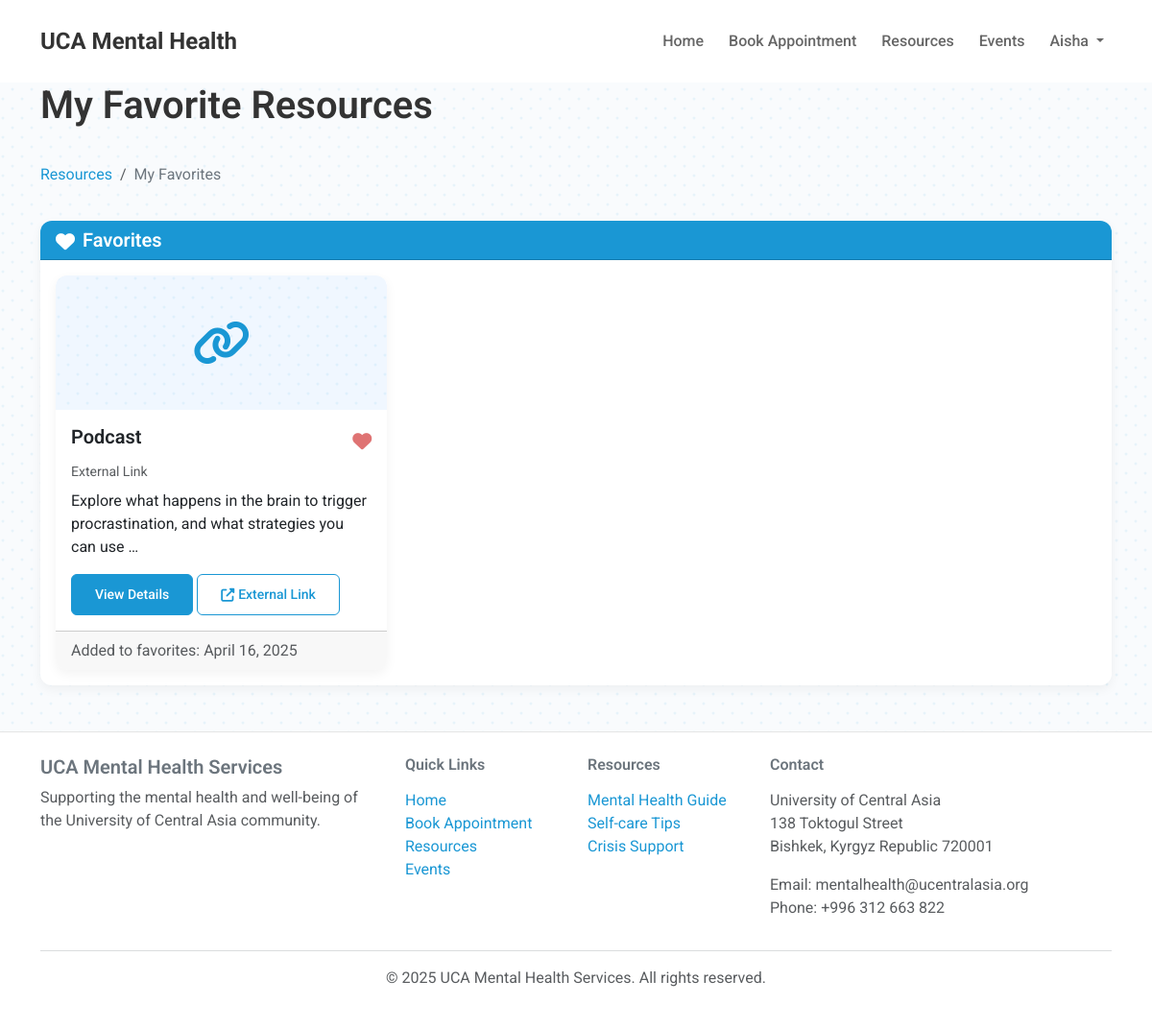
Page /resources/favorites/ (signed in) on the committed database.
### accounts/models.py (models this page shows, shortened)
class User(AbstractUser):
    USER_TYPE_CHOICES = (
        ('student', 'Student'),
        ('faculty', 'Faculty'),
        ('staff', 'Staff'),
        ('counselor', 'Counselor'),
    )
    username = models.CharField(
        _('username'),
        max_length=150,
        help_text=_('Required. 150 characters or fewer. Letters, digits and @/./+/-/_ only.'),
        validators=[AbstractUser.username_validator],
        error_messages={
            'unique': _("A user with that username already exists."),
        },
    )
    email = models.EmailField(_('email address'), unique=True)
    user_type = models.CharField(max_length=20, choices=USER_TYPE_CHOICES)
    phone_number = models.CharField(max_length=15, blank=True, null=True)
    objects = CustomUserManager()
    USERNAME_FIELD = 'email'
    REQUIRED_FIELDS = ['username']  # Email is required by default

### resources/models.py (models this page shows, shortened)
class ResourceFavorite(models.Model):
    user = models.ForeignKey(User, on_delete=models.CASCADE, related_name='favorite_resources')
    resource = models.ForeignKey('Resource', on_delete=models.CASCADE, related_name='favorited_by')
    created_at = models.DateTimeField(auto_now_add=True)
    class Meta:
        unique_together = ['user', 'resource']

class Resource(models.Model):
    RESOURCE_TYPES = (
        ('article', 'Article'),
        ('pdf', 'PDF Document'),
        ('video', 'Video'),
        ('link', 'External Link'),
    )
    title = models.CharField(max_length=200)
    slug = models.SlugField(max_length=250, unique=True, blank=True)
    description = models.TextField()
    content = models.TextField(blank=True, null=True)
    resource_type = models.CharField(max_length=20, choices=RESOURCE_TYPES)
    category = models.ForeignKey(ResourceCategory, on_delete=models.CASCADE, related_name='resources')
    file = models.FileField(upload_to='resources/', blank=True, null=True)
    external_url = models.URLField(blank=True, null=True)
    created_at = models.DateTimeField(auto_now_add=True)
    updated_at = models.DateTimeField(auto_now=True)

### resources/views.py (the view)
# urls.py: path('favorites/', views.favorite_resources, name='favorite_resources'),
@login_required
def favorite_resources(request):
    favorites = ResourceFavorite.objects.filter(user=request.user).select_related('resource', 'resource__category')
    context = {
        'favorites': favorites,
    }
    return render(request, 'resources/favorite_resources.html', context)

### templates/resources/favorite_resources.html (shortened to what this page needs)
{% extends 'base.html' %}
{% block content %}
<div class="container">
    <h1 class="mb-4">My Favorite Resources</h1>
    <nav aria-label="breadcrumb" class="mb-4">
        <ol class="breadcrumb">
            <li class="breadcrumb-item"><a href="{% url 'resources:resource_list' %}">Resources</a></li>
            <li class="breadcrumb-item active" aria-current="page">My Favorites</li>
        </ol>
    </nav>
    <div class="card">
        <div class="card-header bg-primary text-white">
            <h5 class="card-title mb-0">
                <i class="fas fa-heart me-2"></i>Favorites
            </h5>
        </div>
        <div class="card-body">
            {% if favorites %}
                <div class="card-grid">
                    {% for favorite in favorites %}
                    <div class="card resource-card h-100">
                        <div class="pattern-bg">
                            {% if favorite.resource.resource_type == 'article' %}
                                <i class="fas fa-file-alt fa-3x text-primary"></i>
                            {% elif favorite.resource.resource_type == 'pdf' %}
                                <i class="fas fa-file-pdf fa-3x text-primary"></i>
                            {% elif favorite.resource.resource_type == 'video' %}
                                <i class="fas fa-video fa-3x text-primary"></i>
                            {% else %}
                                <i class="fas fa-link fa-3x text-primary"></i>
                            {% endif %}
                        </div>
                        <div class="card-body">
                            <div class="d-flex justify-content-between align-items-start mb-2">
                                <h5 class="card-title mb-0">{{ favorite.resource.title }}</h5>
                                <span class="favorite-btn active"
                                      data-resource-id="{{ favorite.resource.id }}"
                                      title="Remove from favorites">
                                    <i class="fas fa-heart"></i>
                                </span>
                            </div>
                            <p class="card-text text-muted small mb-2">{{ favorite.resource.get_resource_type_display }}</p>
                            <p class="card-text">{{ favorite.resource.description|truncatewords:15 }}</p>
                            <div class="mt-auto">
                                <a href="{% url 'resources:resource_detail' favorite.resource.slug %}" class="btn btn-primary btn-sm">View Details</a>
                                {% if favorite.resource.file %}
                                <a href="{{ favorite.resource.file.url }}" class="btn btn-outline-primary btn-sm" download>
                                    <i class="fas fa-download me-1"></i>Download
                                </a>
                                {% elif favorite.resource.external_url %}
                                <a href="{{ favorite.resource.external_url }}" class="btn btn-outline-primary btn-sm" target="_blank">
                                    <i class="fas fa-external-link-alt me-1"></i>External Link
                                </a>
                                {% endif %}
                            </div>
                        </div>
                        <div class="card-footer text-muted">
                            Added to favorites: {{ favorite.created_at|date }}
                        </div>
                    </div>
                    {% endfor %}
                </div>
            {% else %}
                <div class="alert alert-info">
                    <p>You haven't added any resources to your favorites yet.</p>
                    <p>Browse the <a href="{% url 'resources:resource_list' %}">resources section</a> and click the heart icon to add resources to your favorites.</p>
                </div>
            {% endif %}
        </div>
    </div>
</div>
{% endblock %}

### templates/base.html (shortened to what this page needs)
<!DOCTYPE html>
<html lang="en">
<head>
    <link href="https://cdn.jsdelivr.net/npm/bootstrap@5.3.0-alpha1/dist/css/bootstrap.min.css" rel="stylesheet">
    <link href="https://cdnjs.cloudflare.com/ajax/libs/font-awesome/6.5.1/css/all.min.css" rel="stylesheet">
    <link href='https://cdn.jsdelivr.net/npm/fullcalendar@5.11.3/main.min.css' rel='stylesheet' />
    {% load static %}
    <link rel="stylesheet" href="{% static 'css/style.css' %}">
</head>
<body>
    <nav class="navbar navbar-expand-lg">
        <div class="container">
            <a class="navbar-brand" href="{% url 'accounts:home' %}">UCA Mental Health</a>
            <div class="collapse navbar-collapse" id="navbarNav">
                <ul class="navbar-nav ms-auto">
                    <li class="nav-item">
                        <a class="nav-link" href="{% url 'accounts:home' %}">Home</a>
                    </li>
                    {% if user.is_authenticated %}
                        {% if user.user_type == 'counselor' %}
                        <li class="nav-item">
                            <a class="nav-link" href="{% url 'appointments:counselor_appointments_list' %}">Appointments</a>
                        </li>
                        {% else %}
                        <li class="nav-item">
                            <a class="nav-link" href="{% url 'appointments:booking_calendar' %}">Book Appointment</a>
                        </li>
                        {% endif %}
                    {% else %}
                    <li class="nav-item">
                        <a class="nav-link" href="{% url 'appointments:booking_calendar' %}">Book Appointment</a>
                    </li>
                    {% endif %}
                    <li class="nav-item">
                        <a class="nav-link" href="{% url 'resources:resource_list' %}">Resources</a>
                    </li>
                    <li class="nav-item">
                        <a class="nav-link" href="{% url 'news:event_list' %}">Events</a>
                    </li>
                    {% if user.is_authenticated %}
                    <li class="nav-item dropdown">
                        <a class="nav-link dropdown-toggle" href="#" id="navbarDropdown" role="button" data-bs-toggle="dropdown">
                            {{ user.username }}
                        </a>
                    </li>
                    {% endif %}
                </ul>
            </div>
        </div>
    </nav>
    <main>
        {% block content %}{% endblock %}
    </main>
    <footer class="py-4 mt-5">
        <div class="container">
            <div class="row">
                <div class="col-md-4">
                    <h5>UCA Mental Health Services</h5>
                    <p class="text-muted">Supporting the mental health and well-being of the University of Central Asia community.</p>
                </div>
                <div class="col-md-2">
                    <h6 class="mb-3">Quick Links</h6>
                    <ul class="list-unstyled">
                        <li><a href="{% url 'accounts:home' %}">Home</a></li>
                        <li><a href="{% url 'appointments:booking_calendar' %}">Book Appointment</a></li>
                        <li><a href="{% url 'resources:resource_list' %}">Resources</a></li>
                        <li><a href="{% url 'news:event_list' %}">Events</a></li>
                    </ul>
                </div>
                <div class="col-md-2">
                    <h6 class="mb-3">Resources</h6>
                    <ul class="list-unstyled">
                        <li><a href="#">Mental Health Guide</a></li>
                        <li><a href="#">Self-care Tips</a></li>
                        <li><a href="#">Crisis Support</a></li>
                    </ul>
                </div>
                <div class="col-md-4">
                    <h6 class="mb-3">Contact</h6>
                    <address class="text-muted">
                        <p>University of Central Asia<br>
                        138 Toktogul Street<br>
                        Bishkek, Kyrgyz Republic 720001</p>
                        <p>Email: mentalhealth@ucentralasia.org<br>
                        Phone: +996 312 663 822</p>
                    </address>
                </div>
            </div>
            <hr>
            <div class="text-center">
                <p class="text-muted">© {% now "Y" %} UCA Mental Health Services. All rights reserved.</p>
            </div>
        </div>
    </footer>
</body>
</html>

### static/css/style.css (style rules this page uses)
:root { --primary-color: #1a97d4; --primary-dark: #0d85c0; --secondary-color: #6c757d; --accent-color: #f3c397; --success-color: #6abf69; --warning-color: #e0ad68; --danger-color: #df7373; --light-color: #f8f9fa; --dark-color: #333333; --text-dark: #333333; --text-muted: #6c757d; --text-light: #f8f9fa; --bg-subtle: #e6f7ff; --accent-subtle: #f3f9fd; }
body { min-height: 100vh; display: flex; flex-direction: column; font-family: 'Roboto', 'Segoe UI', system-ui, -apple-system, sans-serif; color: var(--text-dark); background-color: #f9fbfd; background-image: var(--pattern-dots); overflow-x: hidden; visibility: hidden; }
footer { margin-top: auto; border-top: 1px solid rgba(0,0,0,0.1); }
h1, h2, h3, h4, h5, h6 { font-weight: 600; }
.bg-primary { background-color: var(--primary-color) !important; }
.text-primary { color: var(--primary-color) !important; }
.btn { padding: 10px 24px; border-radius: 6px; font-weight: 500; transition: all 0.3s; }
.btn-primary { background-color: var(--primary-color); border-color: var(--primary-color); color: white; }
.btn-outline-primary { color: var(--primary-color); border-color: var(--primary-color); }
.card { border: none; border-radius: 12px; box-shadow: 0 4px 12px rgba(0, 0, 0, 0.05); transition: transform 0.2s ease, box-shadow 0.2s ease; overflow: hidden; background-color: white; }
.card-header.bg-primary { background-color: var(--primary-color) !important; }
.navbar { box-shadow: none; background-color: white !important; padding: 20px 0; }
.navbar-brand { font-weight: 700; font-size: 1.5rem; color: var(--text-dark); }
.navbar-nav { gap: 10px; }
.navbar-nav .nav-link { font-weight: 500; color: #666; padding: 6px 12px; transition: color 0.3s; }
.card-grid { display: grid; grid-template-columns: repeat(auto-fill, minmax(280px, 1fr)); gap: 1.5rem; }
.pattern-bg { background-image: var(--pattern-dots); background-color: #f0f7ff; height: 140px; display: flex; align-items: center; justify-content: center; }
.favorite-btn { color: #ccc; cursor: pointer; transition: all 0.2s ease; font-size: 1.25rem; }
.favorite-btn.active { color: var(--danger-color); }
footer { background-color: white !important; color: var(--text-muted); padding: 40px 0 20px; }
footer a { color: var(--primary-color); text-decoration: none; }
.fa, .fas, .far, .fab { vertical-align: middle; }
.animate-fadeIn { animation: fadeIn 0.5s ease-out forwards; }
a { color: var(--primary-color); }
.breadcrumb { background-color: transparent; padding: 0.75rem 0; }
.breadcrumb-item a { color: var(--primary-color); text-decoration: none; }
.breadcrumb-item.active { color: var(--text-muted); }
.btn { position: relative; overflow: hidden; }

### templates/base.html (style rules this page uses)
body { visibility: visible; }
main { opacity: 1; transition: opacity 0.3s ease-in-out; }

### rows in the picture
User: username "Aisha"
ResourceFavorite: resource "Podcast", resource.resource_type "External Link", resource.description "Explore what happens in the brain to trigger procrastination, and what strategies you can use …", created_at "April 16, 2025"
